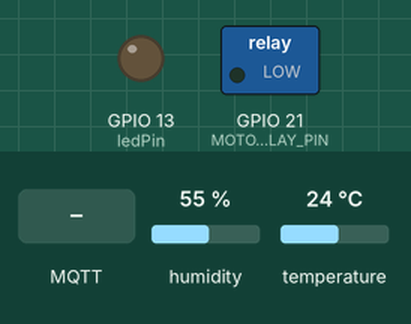
Recording of a sketch running on a simulated ESP32. On the bench: switched loads named in the sketch (green lamp = pin HIGH), output pins drawn as LEDs (lit = HIGH). The inputs (shaded band) are chosen by the test bench; at power-on: humidity 55 %, temperature 24 °C. WiFi joins after 1.5 s; servers stay silent unless stated; no MQTT or app messages arrive unless stated; what the sketch prints to the serial monitor is not drawn.

Above: at 3.0 s.
3.1 s: MQTT message "on" arrives on the first subscribed topic
At 3.9 s:
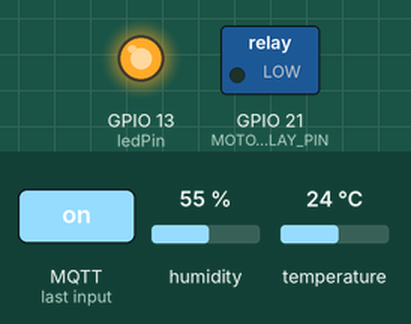
6.5 s: MQTT message "off" arrives on the first subscribed topic
At 7.7 s:
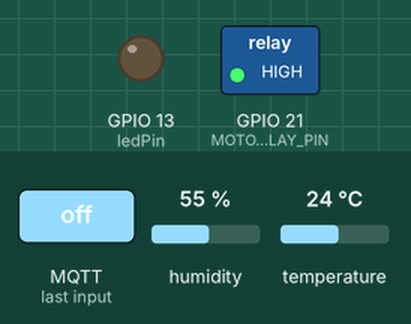
8.0 s: humidity set to 88 %
11.2 s: humidity set to 92 %
At 16.4 s:
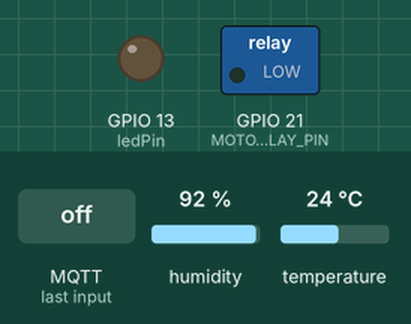
21.5 s: humidity set to 22 %
At 26.2 s:
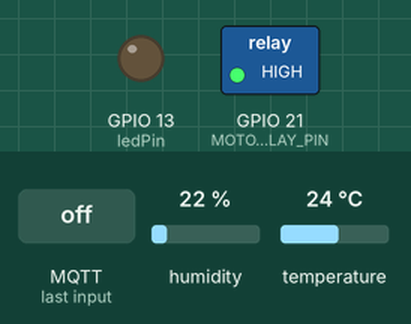
26.5 s: humidity set to 91 %
At 30.4 s:
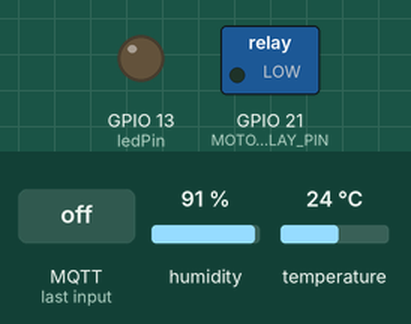
Timing chart, 0 to 31.9 s (numbered marks = the images above; inputs shaded):
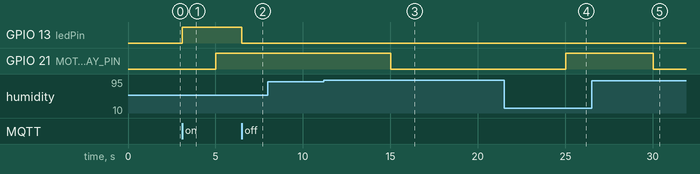

The sketch:

esp32-nodeRED-blynk.ino
```cpp
#include <WiFi.h>
#include <WiFiClient.h>
#include <PubSubClient.h>
#include <DHT.h>

// Constants
#define DHTPIN 23
#define DHTTYPE DHT11  // DHT 11
#define MOTOR_RELAY_PIN 21

#define BLYNK_TEMPLATE_ID "ID Template Blynk Anda"
#define BLYNK_TEMPLATE_NAME "Nama Template Blynk Anda"
#include <BlynkSimpleEsp32.h>
#define BLYNK_AUTH_TOKEN "Authorization Token Blynk Anda"

const char* ssid = "Nama WiFi Anda";
const char* password = "Password WiFi Anda";
const char* mqtt_server = "IP Address Server Anda";
const int ledPin = 13;

// Global variables
WiFiClient espClient;
PubSubClient client(espClient);
long lastMsg = 0;
int value = 0;
DHT dht(DHTPIN, DHTTYPE);
float temperature = 0;
float humidity = 0;
BlynkTimer timer;

void setup_wifi() {
  delay(10);
  Serial.println();
  Serial.print("Connecting to ");
  Serial.println(ssid);

  WiFi.begin(ssid, password);

  while (WiFi.status() != WL_CONNECTED) {
    delay(500);
    Serial.print(".");
  }

  Serial.println("");
  Serial.println("WiFi connected");
  Serial.println("IP address: ");
  Serial.println(WiFi.localIP());
}

void callback(char* topic, byte* message, unsigned int length) {
  Serial.print("Message arrived on topic: ");
  Serial.print(topic);
  Serial.print(". Message: ");
  String messageTemp;

  for (int i = 0; i < length; i++) {
    Serial.print((char)message[i]);
    messageTemp += (char)message[i];
  }
  Serial.println();

  if (String(topic) == "esp32/output") {
    Serial.print("Changing output to ");
    if(messageTemp == "on") {
      Serial.println("on");
      digitalWrite(ledPin, HIGH);
    }
    else if(messageTemp == "off") {
      Serial.println("off");
      digitalWrite(ledPin, LOW);
    }
  }
}

void reconnect() {
  while (!client.connected()) {
    Serial.print("Attempting MQTT connection...");
    if (client.connect("ESP32Client")) {
      Serial.println("connected");
      client.subscribe("esp32/output");
    } else {
      Serial.print("failed, rc=");
      Serial.print(client.state());
      Serial.println(" try again in 5 seconds");
      delay(5000);
    }
  }
}

BLYNK_WRITE(V0) {
  int value = param.asInt();
  if(value == 1) {
    client.publish("esp32/output", "on");
  } else {
    client.publish("esp32/output", "off");
  }
  Blynk.virtualWrite(V1, value);
}

void myTimerEvent() {
  Blynk.virtualWrite(V2, millis() / 1000);
}

void setup() {
  Serial.begin(115200);

  dht.begin();  // initialize DHT
  setup_wifi();
  client.setServer(mqtt_server, 1883);
  client.setCallback(callback);

  pinMode(ledPin, OUTPUT);
  pinMode(MOTOR_RELAY_PIN, OUTPUT);
  digitalWrite(MOTOR_RELAY_PIN, LOW);

  Blynk.begin(BLYNK_AUTH_TOKEN, ssid, password);
  timer.setInterval(1000L, myTimerEvent);
}

void loop() {
  Blynk.run();
  timer.run();

  if (!client.connected()) {
    reconnect();
  }
  client.loop();

  long now = millis();
  if (now - lastMsg > 5000) {
    lastMsg = now;

    temperature = dht.readTemperature();
    humidity = dht.readHumidity();

    char tempString[8];
    dtostrf(temperature, 1, 2, tempString);
    Serial.print("Temperature: ");
    Serial.println(tempString);
    client.publish("esp32/temperature", tempString);
    Blynk.virtualWrite(V3, temperature);

    char humString[8];
    dtostrf(humidity, 1, 2, humString);
    Serial.print("Humidity: ");
    Serial.println(humString);
    client.publish("esp32/humidity", humString);
    Blynk.virtualWrite(V4, humidity);

    if (humidity < 90) {
      Serial.println("Humidity is below 90%. Activating the motor.");
      digitalWrite(MOTOR_RELAY_PIN, HIGH);
    } else {
      Serial.println("Humidity is 90% or above. Deactivating the motor.");
      digitalWrite(MOTOR_RELAY_PIN, LOW);
    }
  }
}
```

Measured:
- the behaviour switches between 89 and 90 % on humidity (found by bisection; images 2 and 3)
- after the input at 3.1 s, GPIO 13 (ledPin): LOW → HIGH at once
- after the input at 6.5 s, GPIO 13 (ledPin): HIGH → LOW at once
- after the input at 8.0 s, every drawn part: stays the same
- after the input at 11.2 s, GPIO 21 (MOTOR_RELAY_PIN): HIGH → LOW after 3.8 s
- after the input at 21.5 s, GPIO 21 (MOTOR_RELAY_PIN): LOW → HIGH after 3.5 s
- after the input at 26.5 s, GPIO 21 (MOTOR_RELAY_PIN): HIGH → LOW after 3.5 s
